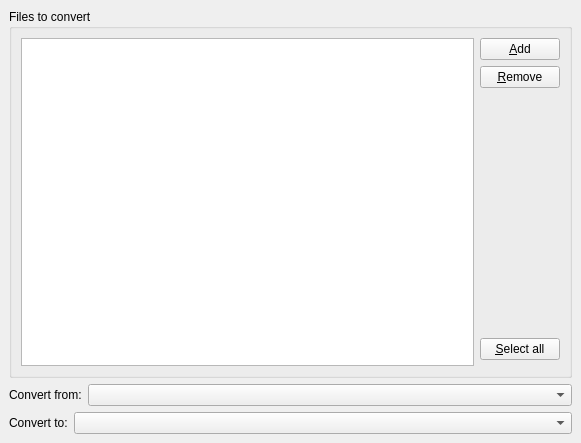
<ui version="4.0" >
 <class>OBConverterWidget</class>
 <widget class="QWidget" name="OBConverterWidget" >
  <property name="geometry" >
   <rect>
    <x>0</x>
    <y>0</y>
    <width>581</width>
    <height>443</height>
   </rect>
  </property>
  <layout class="QGridLayout" >
   <property name="margin" >
    <number>9</number>
   </property>
   <property name="spacing" >
    <number>6</number>
   </property>
   <item row="0" column="0" colspan="2" >
    <widget class="QGroupBox" name="groupBox" >
     <property name="title" >
      <string>Files to convert</string>
     </property>
     <layout class="QGridLayout" >
      <property name="margin" >
       <number>9</number>
      </property>
      <property name="spacing" >
       <number>6</number>
      </property>
      <item row="3" column="1" >
       <widget class="KPushButton" name="selectAllFileButton" >
        <property name="text" >
         <string>&amp;Select all</string>
        </property>
       </widget>
      </item>
      <item row="2" column="1" >
       <spacer>
        <property name="orientation" >
         <enum>Qt::Vertical</enum>
        </property>
        <property name="sizeHint" >
         <size>
          <width>20</width>
          <height>40</height>
         </size>
        </property>
       </spacer>
      </item>
      <item row="1" column="1" >
       <widget class="KPushButton" name="deleteFileButton" >
        <property name="text" >
         <string>&amp;Remove</string>
        </property>
       </widget>
      </item>
      <item row="0" column="1" >
       <widget class="KPushButton" name="addFileButton" >
        <property name="text" >
         <string>&amp;Add</string>
        </property>
       </widget>
      </item>
      <item rowspan="5" row="0" column="0" >
       <widget class="QListWidget" name="FileListView" >
        <property name="whatsThis" >
         <string>&lt;html>&lt;head>&lt;meta name="qrichtext" content="1" />&lt;style type="text/css">
p, li { white-space: pre-wrap; }
&lt;/style>&lt;/head>&lt;body style=" font-family:'Sans Serif'; font-size:10pt; font-weight:400; font-style:normal; text-decoration:none;">
&lt;p style=" margin-top:0px; margin-bottom:0px; margin-left:0px; margin-right:0px; -qt-block-indent:0; text-indent:0px;">You see the files which will be converted here. Use the buttons to add and remove files from the the list.&lt;/p>&lt;/body>&lt;/html></string>
        </property>
        <property name="selectionMode" >
         <enum>QAbstractItemView::MultiSelection</enum>
        </property>
       </widget>
      </item>
     </layout>
    </widget>
   </item>
   <item row="1" column="0" colspan="2" >
    <layout class="QHBoxLayout" >
     <property name="margin" >
      <number>0</number>
     </property>
     <property name="spacing" >
      <number>6</number>
     </property>
     <item>
      <widget class="QLabel" name="label" >
       <property name="text" >
        <string>Convert from:</string>
       </property>
       <property name="buddy" >
        <cstring>InputTypeComboBox</cstring>
       </property>
      </widget>
     </item>
     <item>
      <widget class="QComboBox" name="InputTypeComboBox" >
       <property name="sizePolicy" >
        <sizepolicy>
         <hsizetype>3</hsizetype>
         <vsizetype>0</vsizetype>
         <horstretch>0</horstretch>
         <verstretch>0</verstretch>
        </sizepolicy>
       </property>
      </widget>
     </item>
    </layout>
   </item>
   <item row="2" column="0" colspan="2" >
    <layout class="QHBoxLayout" >
     <property name="margin" >
      <number>0</number>
     </property>
     <property name="spacing" >
      <number>6</number>
     </property>
     <item>
      <widget class="QLabel" name="label_2" >
       <property name="text" >
        <string>Convert to:</string>
       </property>
       <property name="buddy" >
        <cstring>InputTypeComboBox</cstring>
       </property>
      </widget>
     </item>
     <item>
      <widget class="QComboBox" name="OutputTypeComboBox" >
       <property name="sizePolicy" >
        <sizepolicy>
         <hsizetype>3</hsizetype>
         <vsizetype>0</vsizetype>
         <horstretch>0</horstretch>
         <verstretch>0</verstretch>
        </sizepolicy>
       </property>
      </widget>
     </item>
    </layout>
   </item>
  </layout>
 </widget>
 <customwidgets>
  <customwidget>
   <class>KPushButton</class>
   <extends>QPushButton</extends>
   <header>kpushbutton.h</header>
  </customwidget>
 </customwidgets>
 <resources/>
 <connections/>
</ui>
